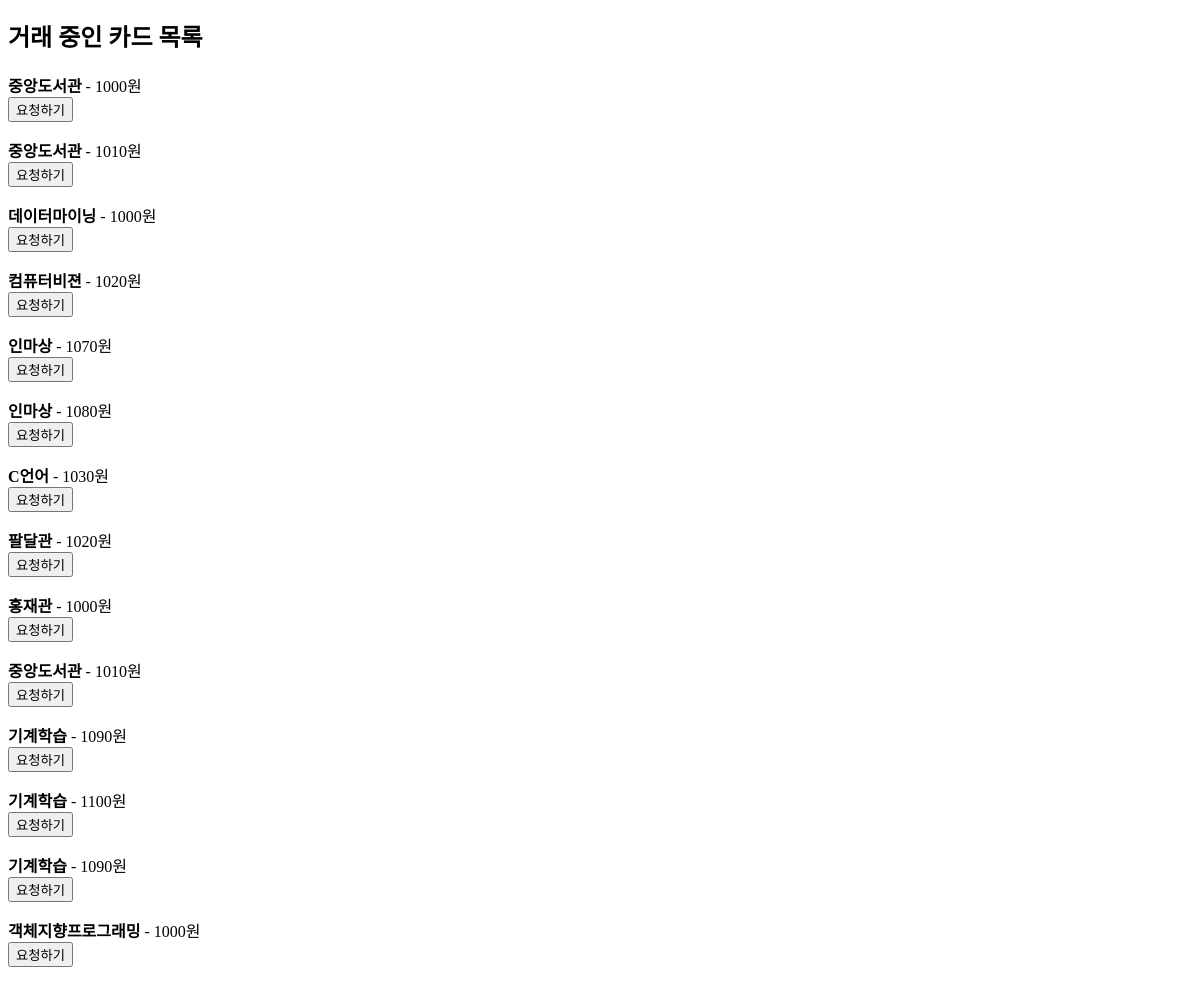
The app's page /cards/trades/ (signed in, lower part), older data.
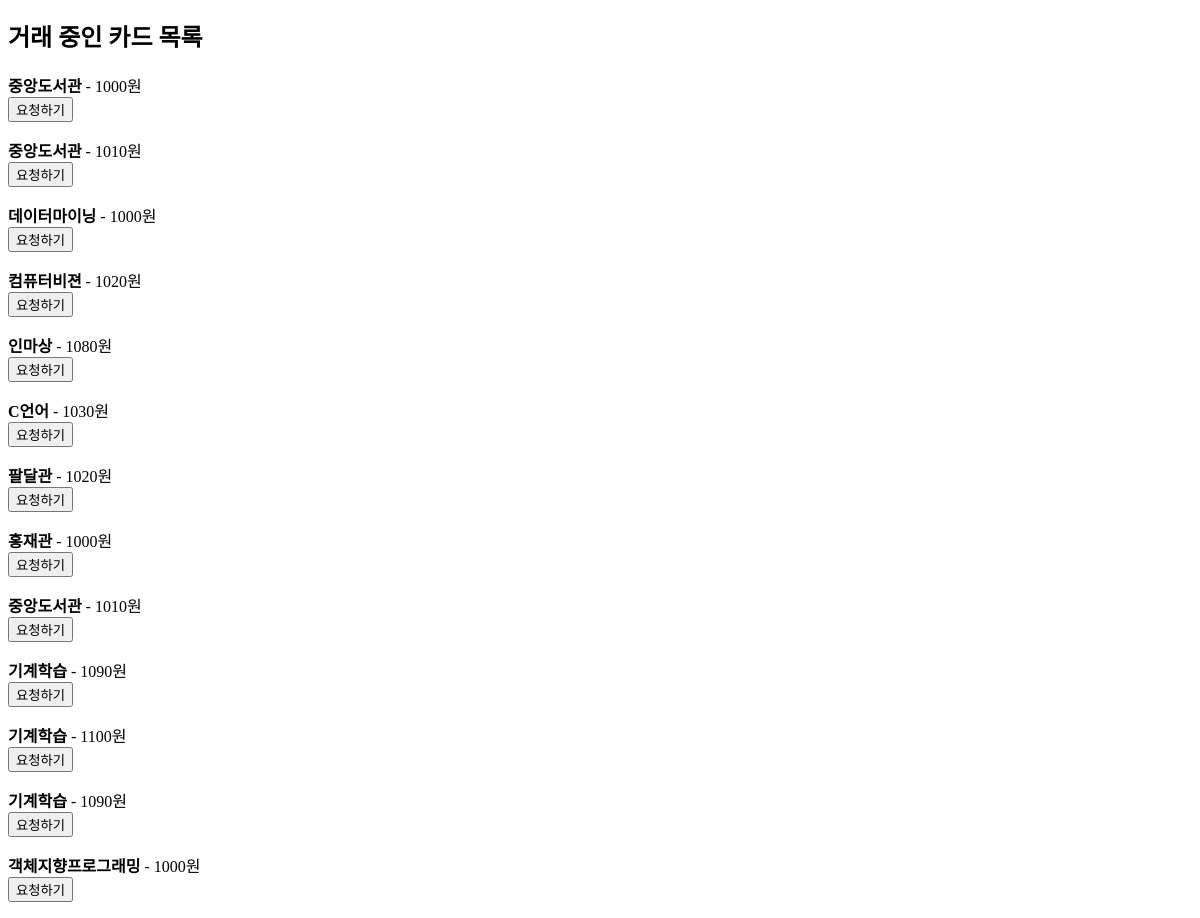
The same page, newer data.
### cards/models.py (models this page shows, shortened)
class Trade(models.Model):
    created_card = models.ForeignKey(CreatedCard, on_delete=models.SET_NULL, null=True, blank=True)
    seller = models.ForeignKey(User, related_name='sell_trades', on_delete=models.SET_NULL, null=True, blank=True)
    price = models.IntegerField()
    is_active = models.BooleanField(default=True)  # 거래 진행 여부
    created_at = models.DateTimeField(auto_now_add=True)

class CreatedCard(models.Model):
    card = models.ForeignKey(Card, on_delete=models.SET_NULL, null=True, blank=True)
    owner = models.ForeignKey(User, on_delete=models.SET_NULL, null=True, blank=True)
    trade_info = models.TextField(blank=True, null=True)
    created_at = models.DateTimeField(auto_now_add=True)
    deleted_at = models.DateTimeField(null=True, blank=True)

class Card(models.Model):
    name = models.CharField(max_length=100)
    category = models.ForeignKey(Category, on_delete=models.SET_NULL, null=True, blank=True)
    description = models.TextField()
    image_url = models.ImageField(upload_to='card_images/')
    grade = models.ForeignKey(Grade, on_delete=models.SET_NULL, null=True, blank=True)

### cards/views.py (the view)
# urls.py: path('trades/', views.trade_list, name='trade_list'),
@login_required
def trade_list(request):
    cards = CreatedCard.objects.filter(owner=request.user).select_related('card')
    trades = Trade.objects.filter(is_active=True).exclude(seller=request.user)
    return render(request, 'cards/trade_list.html', {'trades': trades, 'cards': cards})

### cards/models.py (called while the page is built)
    def __str__(self):
        return self.name

### cards/templates/cards/trade_list.html (shortened to what this page needs)
<h2>거래 중인 카드 목록</h2>
{% for trade in trades %}
  <div>
    <strong>{{ trade.created_card.card.name }}</strong> - {{ trade.price }}원
    <form method="post" action="{% url 'trade_request' trade.id %}">
      <button type="submit">요청하기</button>
    </form>
  </div>
{% empty %}
  거래 가능한 카드가 없습니다.
{% endfor %}

Row changes from the older to the newer data that the page shows:
no longer on this page (row edited): Trade: created_card.card.name "인마상", price "1070"
